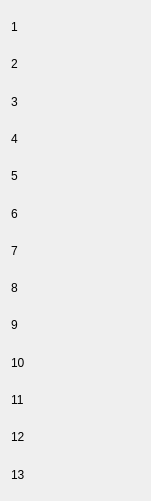
   <widget class="QWidget" name="layoutWidget">
    <property name="geometry">
     <rect>
      <x>480</x>
      <y>12</y>
      <width>151</width>
      <height>501</height>
     </rect>
    </property>
    <layout class="QVBoxLayout" name="verticalLayout_6">
     <item>
      <widget class="QLabel" name="item_1_desc">
       <property name="text">
        <string>1</string>
       </property>
      </widget>
     </item>
     <item>
      <widget class="QLabel" name="item_2_desc">
       <property name="text">
        <string>2</string>
       </property>
      </widget>
     </item>
     <item>
      <widget class="QLabel" name="item_3_desc">
       <property name="text">
        <string>3</string>
       </property>
      </widget>
     </item>
     <item>
      <widget class="QLabel" name="item_4_desc">
       <property name="text">
        <string>4</string>
       </property>
      </widget>
     </item>
     <item>
      <widget class="QLabel" name="item_5_desc">
       <property name="text">
        <string>5</string>
       </property>
      </widget>
     </item>
     <item>
      <widget class="QLabel" name="item_6_desc">
       <property name="text">
        <string>6</string>
       </property>
      </widget>
     </item>
     <item>
      <widget class="QLabel" name="item_7_desc">
       <property name="text">
        <string>7</string>
       </property>
      </widget>
     </item>
     <item>
      <widget class="QLabel" name="item_8_desc">
       <property name="text">
        <string>8</string>
       </property>
      </widget>
     </item>
     <item>
      <widget class="QLabel" name="item_9_desc">
       <property name="text">
        <string>9</string>
       </property>
      </widget>
     </item>
     <item>
      <widget class="QLabel" name="item_10_desc">
       <property name="text">
        <string>10</string>
       </property>
      </widget>
     </item>
     <item>
      <widget class="QLabel" name="item_11_desc">
       <property name="text">
        <string>11</string>
       </property>
      </widget>
     </item>
     <item>
      <widget class="QLabel" name="item_12_desc">
       <property name="text">
        <string>12</string>
       </property>
      </widget>
     </item>
     <item>
      <widget class="QLabel" name="item_13_desc">
       <property name="text">
        <string>13</string>
       </property>
      </widget>
     </item>
    </layout>
   </widget>
